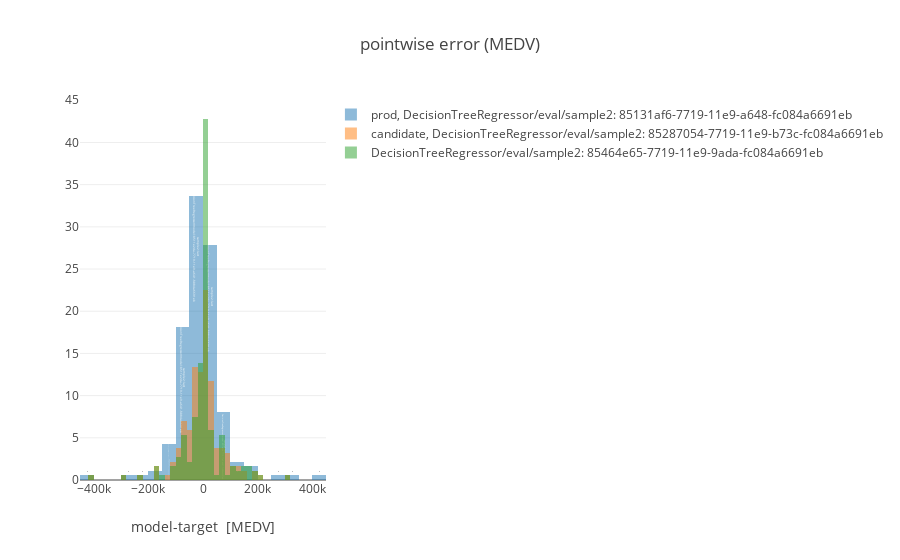

Notebook cell for this chart:
### Markdown cell above
#### Plot histogram of model error

### Code cell
plot.histogram_model_error(ml_repo, ml_repo.tree.models.DecisionTreeRegressor.model(), ml_repo.tree.test_data.sample2())

### Figure 1 — Plotly figure (JSON) as saved in the notebook; plotly's stock layout.template omitted (floating-point values rounded to 4 significant figures; data arrays with more than 128 entries replaced by an {"elided": "..."} marker saying what was removed)
{"data": [{"histnorm": "percent", "name": "prod, DecisionTreeRegressor/eval/sample2: 85131af6-7719-11e9-a648-fc084a6691eb", "opacity": 0.5, "text": "sample2:last<br>DecisionTreeRegressor/model:8511e2da-7719-11e9-a641-fc084a6691eb<br>", "type": "histogram", "uid": "c1e28e47-7a94-4858-8bb0-a6a9f0a84d75", "x": {"elided": "187 float values"}}, {"histnorm": "percent", "name": "candidate, DecisionTreeRegressor/eval/sample2: 85287054-7719-11e9-b73c-fc084a6691eb", "opacity": 0.5, "text": "sample2:last<br>DecisionTreeRegressor/model:85269c2e-7719-11e9-a96b-fc084a6691eb<br>", "type": "histogram", "uid": "51b45df6-a68d-406f-b897-6e7364907075", "x": {"elided": "187 float values"}}, {"histnorm": "percent", "name": "DecisionTreeRegressor/eval/sample2: 85464e65-7719-11e9-9ada-fc084a6691eb", "opacity": 0.5, "text": "sample2:last<br>DecisionTreeRegressor/model:85451654-7719-11e9-b144-fc084a6691eb<br>", "type": "histogram", "uid": "62e01220-58bb-458b-8bf1-a42b6d73cf2c", "x": {"elided": "187 float values"}}], "layout": {"barmode": "overlay", "title": {"text": "pointwise error (MEDV)"}, "xaxis": {"title": {"text": "model-target  [MEDV]"}}}}
